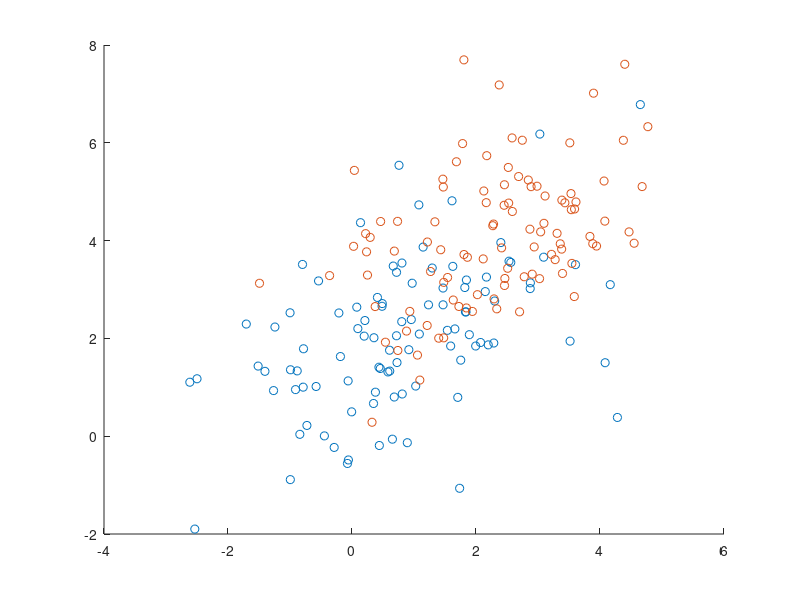

Write the MATLAB code that produced this figure. (Note: this script raises an error after producing the figure.)
%% Test PCA

%http://www.cs.otago.ac.nz/cosc453/student_tutorials/principal_components.pdf

%create some fake data
mu1 = [1,2];
sigma1 = [2,1; 1,2];

mu2 = [2,4];
sigma2 = [2,1; 1,2];

nn = 100;

X0 = mvnrnd(mu1,sigma1,nn);
X1 = mvnrnd(mu2,sigma2,nn);


%Get working data
X = [X0;X1];
Y = [ones(nn,1)*-1; ones(nn,1)*1]; %(-1/1)


figure
scatter(X0(:,1),X0(:,2),'r.')
hold on
scatter(X1(:,1),X1(:,2),'b.')
hold off



%% Rods version


%Number of components
NC = 1;

[FeatureVector,X_PCA] = PCAbasic(X,NC);

X0_t = (FeatureVector*X0' )';
X1_t = (FeatureVector*X1' )';

% figure
% scatter(X0_t(:,1),X0_t(:,2),'r.')
% hold on
% scatter(X1_t(:,1),X1_t(:,2),'b.')
% hold off

figure
scatter(X0_t(:,1),ones(nn,1),'r.')
hold on
scatter(X1_t(:,1),ones(nn,1),'b.')
hold off


%% compare with matlab built in

[coeff,score,latent,tsquared] = pca(X);
 
coeff

figure
scatter(X(:,1),X(:,2),20,tsquared)
colormap cool
colorbar
